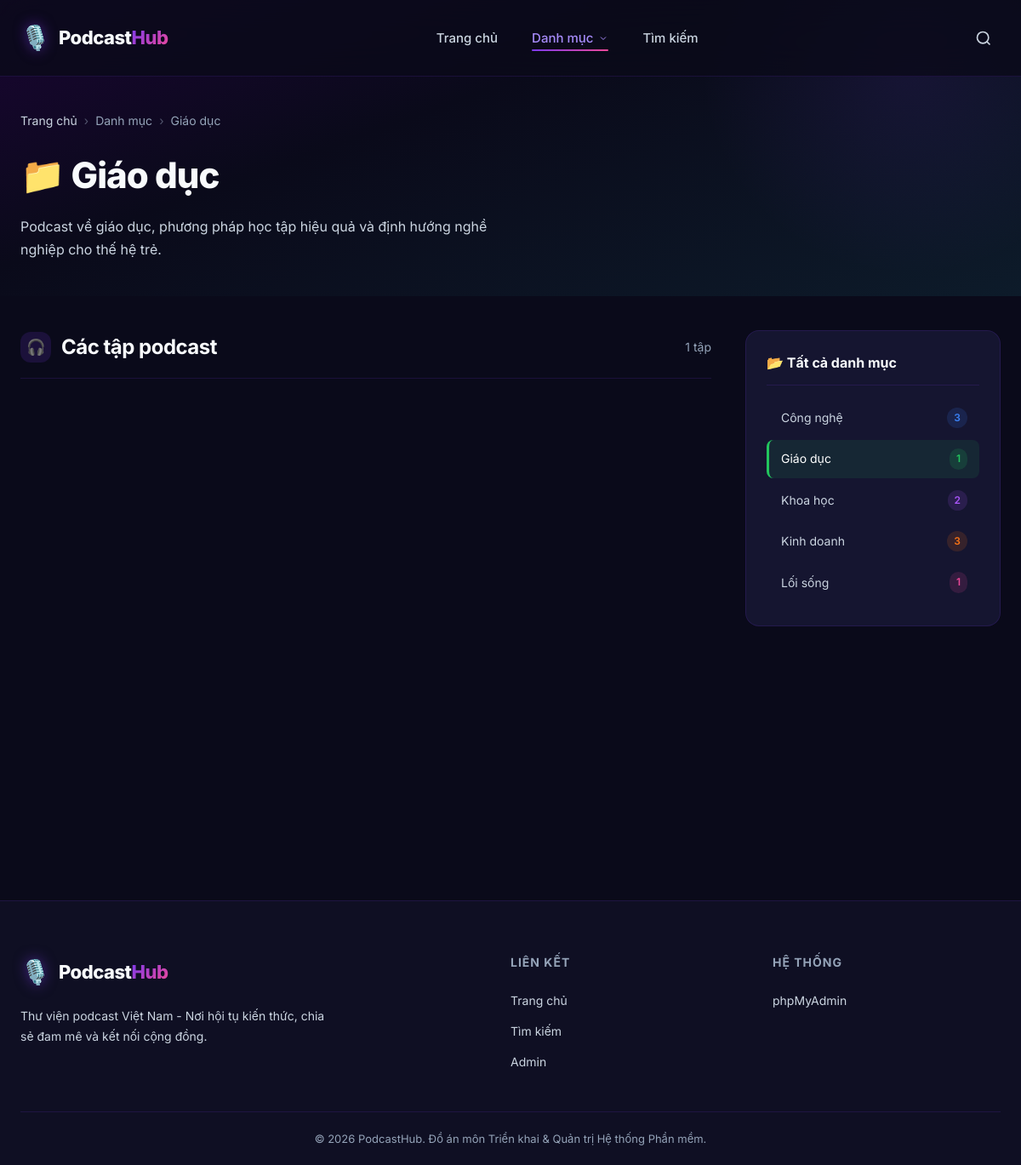
Screenshot of /category.php?slug=giao-duc with the database file from the repository.
### tables this page shows
CREATE TABLE IF NOT EXISTS categories (
    id INT AUTO_INCREMENT PRIMARY KEY,
    name VARCHAR(255) NOT NULL,
    slug VARCHAR(255) NOT NULL UNIQUE,
    description TEXT,
    created_at TIMESTAMP DEFAULT CURRENT_TIMESTAMP
);

### public/category.php (the view, shortened to what this page needs)
<?php
require_once __DIR__ . '/../src/config.php';
require_once __DIR__ . '/../src/functions.php';
$slug = $_GET['slug'] ?? '';
$category = getCategory($pdo, $slug);
$page = max(1, (int)($_GET['page'] ?? 1));
$result = getEpisodes($pdo, $page, 9, $category['id']);
$categories = getCategories($pdo);
renderHeader($category['name'], 'category');
?>
<section class="category-header">
    <div class="container">
        <nav class="breadcrumb" style="margin-bottom:16px">
            <a href="/">Trang chủ</a>
            <span class="breadcrumb-sep">›</span>
            <span>Danh mục</span>
            <span class="breadcrumb-sep">›</span>
            <span><?= e($category['name']) ?></span>
        </nav>
        <h1 class="category-name">📁 <?= e($category['name']) ?></h1>
        <?php if ($category['description']): ?>
            <p class="category-description"><?= e($category['description']) ?></p>
        <?php endif; ?>
    </div>
</section>
<section class="container" style="padding: 40px 24px 60px;">
    <div class="content-layout">
        <div class="content-main">
            <div class="section-header">
                <h2 class="section-title">
                    <span class="icon">🎧</span>
                    Các tập podcast
                </h2>
                <span style="color: var(--text-muted); font-size: 14px;">
                    <?= $result['total'] ?> tập
                </span>
            </div>
            <?php if (empty($result['episodes'])): ?>
                <div class="empty-state">
                    <svg width="64" height="64" viewBox="0 0 24 24" fill="none" stroke="currentColor" stroke-width="1">
                        <path d="M9 18V5l12-2v13"></path>
                        <circle cx="6" cy="18" r="3"></circle>
                        <circle cx="18" cy="16" r="3"></circle>
                    </svg>
                    <h3>Chưa có tập nào trong danh mục này</h3>
                    <p>Hãy quay lại sau để xem nội dung mới.</p>
                </div>
            <?php else: ?>
                <div class="episodes-grid">
                </div>
            <?php endif; ?>
        </div>
        <aside class="sidebar">
            <div class="sidebar-widget">
                <h3 class="widget-title">📂 Tất cả danh mục</h3>
                <ul class="category-list">
                    <?php foreach ($categories as $cat): ?>
                        <li>
                            <a href="/category.php?slug=<?= e($cat['slug']) ?>" class="<?= $cat['slug'] === $slug ? 'active' : '' ?>">
                                <?= e($cat['name']) ?>
                                <span class="count"><?= $cat['episode_count'] ?></span>
                            </a>
                        </li>
                    <?php endforeach; ?>
                </ul>
            </div>
        </aside>
    </div>
</section>

### rows the page displays
categories: name "Giáo dục", description "Podcast về giáo dục, phương pháp học tập hiệu quả và định hướng nghề nghiệp cho thế hệ trẻ.", episode_count "1"
categories: name "Công nghệ", episode_count "3"
categories: name "Khoa học", episode_count "2"
categories: name "Kinh doanh", episode_count "3"
categories: name "Lối sống", episode_count "1"

### other values shown
$result['total'] "1"
